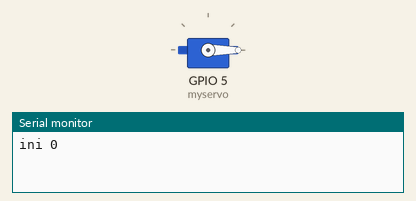
Simulated run of this sketch. Board: ESP32. Parts: servo, the last lines printed to the serial monitor.

Above: at 0.05 s.
At 0.55 s:
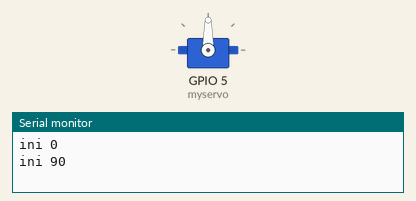
At 1.1 s:
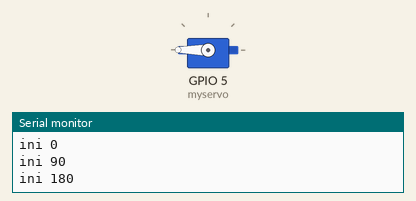
Timing chart, 0 to 3.0 s (numbered marks = the images above):
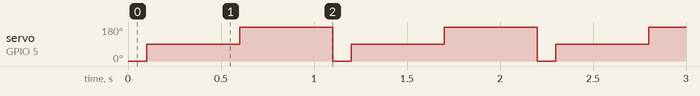

The sketch:

servo.ino
```cpp
#include <ESP32Servo.h>
Servo myservo;
int position;
void setup()
{
  Serial.begin(9600);
  myservo.attach(5);// servo ada di pin 5
}

void loop(){
  //   if (position==0) {
  //  Serial.println("ini Bergerak kearah 150 derajat");
  //   for(position=0; position<150; position+=15) {
  //     myservo.write(position);
  //     delay(1000);
  //   }
  // }
  // else {
  //  Serial.println("ini Bergerak kearah 0 derajat");
  //   for(position=165; position>=60; position-=15) {
  //     myservo.write(position);
  //     delay(1000);
  //     }
  //     position = 0; //reset
  //   }

  myservo.write(0);
  Serial.println("ini 0");
  delay(100);
  myservo.write(90);
  Serial.println("ini 90");
  delay(500);
  myservo.write(180);
  Serial.println("ini 180");
  delay(500);
}
```

Measured:
- by itself, servo on GPIO 5 (myservo): repeats every 1.1 s: 180° 0.50 s, 0° 0.10 s, 90° 0.50 s
